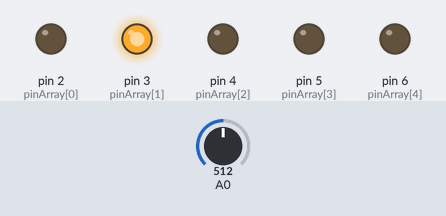
The sketch below on a simulated Arduino Uno, built with avr-gcc and run on an emulated ATmega328P. On the bench: output pins drawn as LEDs (lit = HIGH). Dashed ring = blinking. Inputs (shaded band) come from the test bench; at power-on: A0 = 512.

Above: at 1.2 s.
1.3 s: A0 set to 122
At 3.81 s:
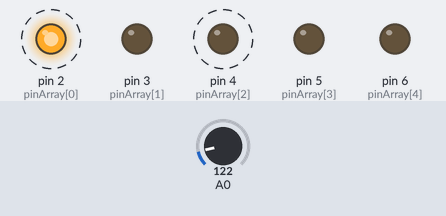
4.8 s: A0 set to 0
At 5.6 s:
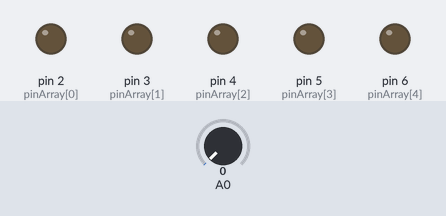
6.3 s: A0 set to 306
At 7.06 s:
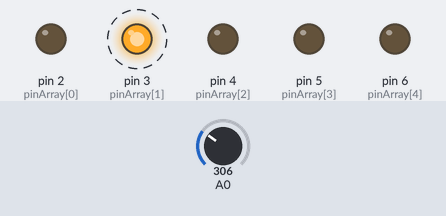
9.8 s: A0 set to 326
13.4 s: A0 set to 511
At 14.2 s:
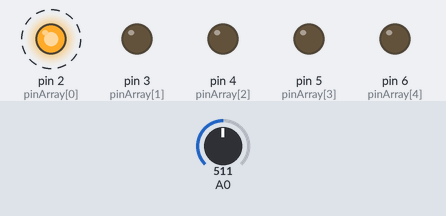
Timing chart, 0 to 17.9 s (numbered marks = the images above; inputs shaded):
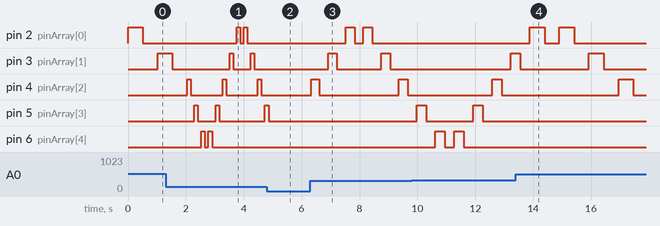

The sketch:

CocheFantastico2.ino
```cpp
/* Knight Rider 2
   --------------
   Reducing the amount of code using for(;;).
   (cleft) 2005 K3, Malmo University
   @author: David Cuartielles
   @hardware: David Cuartielles, Aaron Hallborg
   @modified by: aprendiendoarduino
*/

int pinArray[] = {2, 3, 4, 5, 6};
int count = 0;
int timer = 100;

void setup() {
  // we make all the declarations at once
  for (count = 0; count < 5; count++) {
    pinMode(pinArray[count], OUTPUT);
  }
}

void loop() {
  timer = analogRead(A0);  //El valor leido por analog read es el temporizador
  for (count = 0; count < 5; count++) {
    timer = analogRead(A0);
    digitalWrite(pinArray[count], HIGH);
    delay(timer);
    digitalWrite(pinArray[count], LOW);
    delay(timer);
  }
  for (count = 4; count >= 0; count--) {
    timer = analogRead(A0);
    digitalWrite(pinArray[count], HIGH);
    delay(timer);
    digitalWrite(pinArray[count], LOW);
    delay(timer);
  }
}
```

Measured:
- after the input at 1.3 s, pin 2 (pinArray[0]): alternates HIGH for 0.12 s and LOW for 0.12 s, 4 changes in all, then stays LOW, starting after 2.5 s
- after the input at 4.8 s, pin 2 (pinArray[0]): stays LOW (without the input it goes to HIGH after 1.4 s); pin 3 (pinArray[1]): stays LOW (without the input it goes to HIGH after 1.2 s)
- after the input at 6.3 s, pin 2 (pinArray[0]): alternates HIGH for 0.31 s and LOW for 0.31 s, 4 changes in all, then stays LOW, starting after 1.2 s; pin 3 (pinArray[1]): alternates HIGH for 0.31 s and LOW for 1.5 s, starting after 0.61 s; pin 4 (pinArray[2]): alternates HIGH for 0.29 s and LOW for 2.8 s, starting at once
- after the input at 13.4 s, pin 2 (pinArray[0]): HIGH → LOW after 1.0 s, → HIGH 0.51 s later, → LOW 0.51 s later; pin 5 (pinArray[3]): stays LOW (without the input it goes to HIGH after 3.1 s); pin 6 (pinArray[4]): stays LOW (without the input it goes to HIGH after 3.7 s)
- by itself, pin 4 (pinArray[2]): alternates HIGH for 0.12 s and LOW for 1.1 s
- by itself, pin 6 (pinArray[4]): alternates HIGH for 0.12 s and LOW for 0.12 s, 4 changes in all, then stays LOW
